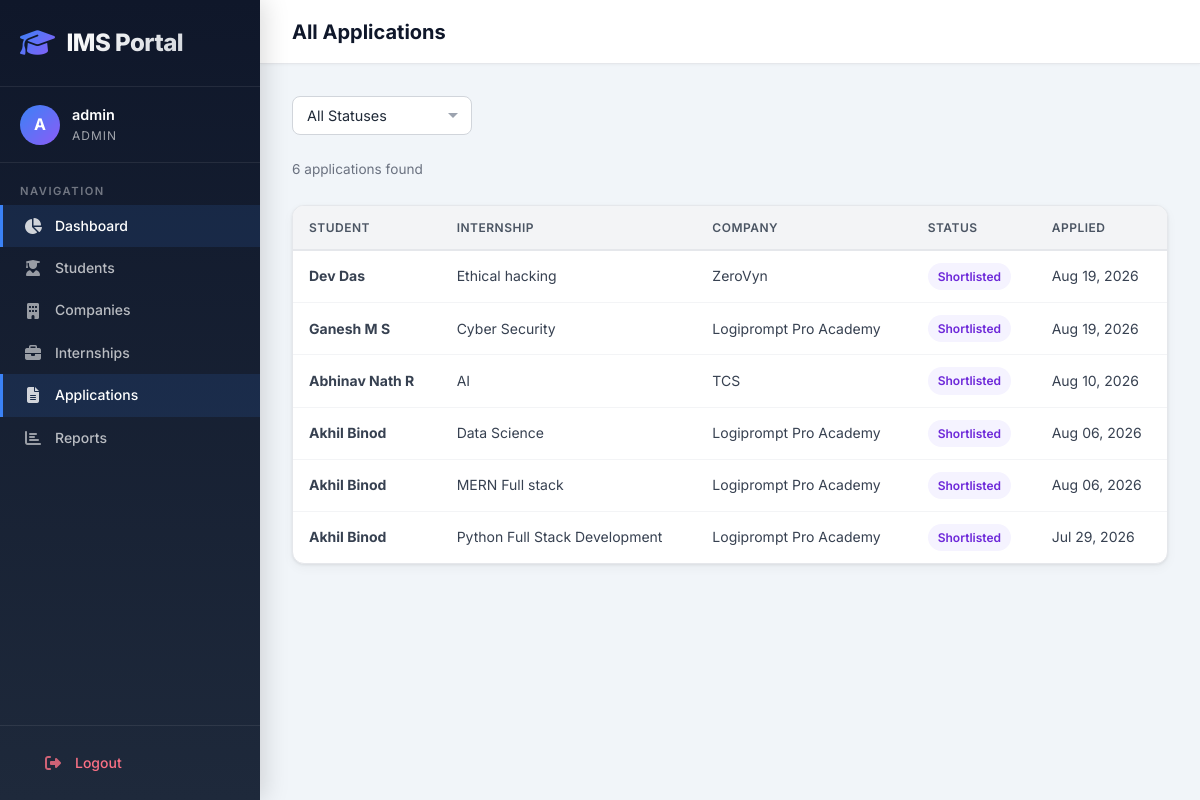
The page /admin-dashboard/applications/ (signed in) on the database its author committed.
### accounts/models.py (models this page shows, shortened)
class User(AbstractUser):
    ROLE_CHOICES = (
        ('admin', 'Admin'),
        ('student', 'Student'),
        ('company', 'Company'),
    )
    email = models.EmailField(unique=True)
    role = models.CharField(max_length=10, choices=ROLE_CHOICES)
    objects = CustomUserManager()
    REQUIRED_FIELDS = ['email']
    @property
    def is_admin(self):
        return self.role == 'admin'
    @property
    def is_student(self):
        return self.role == 'student'

### students/models.py (models this page shows, shortened)
class Application(models.Model):
    STATUS_CHOICES = (
        ('pending', 'Pending'),
        ('reviewed', 'Reviewed'),
        ('shortlisted', 'Shortlisted'),
        ('accepted', 'Accepted'),
        ('rejected', 'Rejected'),
    )
    student = models.ForeignKey(StudentProfile, on_delete=models.CASCADE, related_name='applications')
    internship = models.ForeignKey('companies.Internship', on_delete=models.CASCADE, related_name='applications')
    cover_letter = models.TextField(blank=True)
    status = models.CharField(max_length=20, choices=STATUS_CHOICES, default='pending')
    applied_at = models.DateTimeField(auto_now_add=True)
    updated_at = models.DateTimeField(auto_now=True)
    class Meta:
        unique_together = ('student', 'internship')
        ordering = ['-applied_at']

class StudentProfile(models.Model):
    user = models.OneToOneField(settings.AUTH_USER_MODEL, on_delete=models.CASCADE, related_name='student_profile')
    first_name = models.CharField(max_length=100, blank=True)
    last_name = models.CharField(max_length=100, blank=True)
    phone = models.CharField(max_length=20, blank=True)
    university = models.CharField(max_length=200, blank=True)
    degree = models.CharField(max_length=100, blank=True)
    major = models.CharField(max_length=100, blank=True)
    graduation_year = models.IntegerField(null=True, blank=True)
    gpa = models.DecimalField(max_digits=4, decimal_places=2, null=True, blank=True)
    skills = models.TextField(blank=True, help_text='Comma-separated skills')
    bio = models.TextField(blank=True)
    resume = models.FileField(
        upload_to=resume_upload_path,
        blank=True,
        null=True,
        validators=[FileExtensionValidator(allowed_extensions=['pdf', 'doc', 'docx'])]
    )
    profile_picture = models.ImageField(upload_to='profile_pics/students/', blank=True, null=True)
    linkedin_url = models.URLField(blank=True)
    github_url = models.URLField(blank=True)
    created_at = models.DateTimeField(auto_now_add=True)
    updated_at = models.DateTimeField(auto_now=True)
    class Meta:
        ordering = ['-created_at']
    @property
    def full_name(self):
        return f"{self.first_name} {self.last_name}".strip() or self.user.username

### companies/models.py (models this page shows, shortened)
class Internship(models.Model):
    TYPE_CHOICES = (
        ('remote', 'Remote'),
        ('onsite', 'On-site'),
        ('hybrid', 'Hybrid'),
    )
    company = models.ForeignKey(CompanyProfile, on_delete=models.CASCADE, related_name='internships')
    title = models.CharField(max_length=200)
    description = models.TextField()
    requirements = models.TextField()
    location = models.CharField(max_length=200)
    internship_type = models.CharField(max_length=10, choices=TYPE_CHOICES)
    duration = models.CharField(max_length=50)
    stipend = models.DecimalField(max_digits=10, decimal_places=2, null=True, blank=True)
    positions_available = models.IntegerField(default=1)
    application_deadline = models.DateField()
    is_approved = models.BooleanField(default=True, help_text='Internships go live immediately when posted')
    is_active = models.BooleanField(default=True)
    created_at = models.DateTimeField(auto_now_add=True)
    updated_at = models.DateTimeField(auto_now=True)
    class Meta:
        ordering = ['-created_at']

class CompanyProfile(models.Model):
    user = models.OneToOneField(settings.AUTH_USER_MODEL, on_delete=models.CASCADE, related_name='company_profile')
    company_name = models.CharField(max_length=200)
    industry = models.CharField(max_length=100, blank=True)
    website = models.URLField(blank=True)
    location = models.CharField(max_length=200, blank=True)
    description = models.TextField(blank=True)
    logo = models.ImageField(upload_to='company_logos/', blank=True, null=True)
    contact_email = models.EmailField(blank=True)
    contact_phone = models.CharField(max_length=20, blank=True)
    is_verified = models.BooleanField(default=False)
    created_at = models.DateTimeField(auto_now_add=True)
    updated_at = models.DateTimeField(auto_now=True)
    class Meta:
        ordering = ['-created_at']

### dashboard/views.py (the view)
# urls.py: path('applications/', views.manage_applications, name='manage_applications'),
@login_required
@admin_required
def manage_applications(request):
    filter_status = request.GET.get('status', '')
    applications = Application.objects.select_related('student__user', 'internship__company')
    if filter_status:
        applications = applications.filter(status=filter_status)
    return render(request, 'dashboard/manage_applications.html', {'applications': applications, 'filter_status': filter_status})

### students/context_processors.py (called while the page is built)
def unread_notifications_count(request):
    if request.user.is_authenticated and request.user.is_student:
        count = request.user.notifications.filter(is_read=False).count()
        return {'unread_notifications_count': count}
    return {'unread_notifications_count': 0}

### templates/dashboard/manage_applications.html (shortened to what this page needs)
{% extends 'base.html' %}
{% block page_title %}All Applications{% endblock %}
{% block content %}
<form method="GET" class="filter-bar">
    <select name="status" class="form-control" onchange="this.form.submit()">
        <option value="">All Statuses</option>
    </select>
</form>
<p class="text-muted text-sm mb-3">{{ applications|length }} application{{ applications|length|pluralize }} found</p>
{% if applications %}
<div class="table-container">
    <table class="table">
        <thead>
            <tr>
                <th>Student</th>
                <th>Internship</th>
                <th>Company</th>
                <th>Status</th>
                <th>Applied</th>
            </tr>
        </thead>
        <tbody>
            {% for app in applications %}
            <tr>
                <td><strong>{{ app.student.full_name }}</strong></td>
                <td>{{ app.internship.title }}</td>
                <td>{{ app.internship.company.company_name }}</td>
                <td><span class="badge badge-{{ app.status }}">{{ app.get_status_display }}</span></td>
                <td>{{ app.applied_at|date:"M d, Y" }}</td>
            </tr>
            {% endfor %}
        </tbody>
    </table>
</div>
{% else %}
<div class="empty-state">
    <i class="fas fa-file-alt"></i>
    <h3>No Applications Found</h3>
    <p>{% if filter_status %}No applications with status '{{ filter_status }}'.{% else %}No applications have been submitted yet.{% endif %}</p>
</div>
{% endif %}
{% endblock %}

### templates/base.html (shortened to what this page needs)
{% load static %}
<!DOCTYPE html>
<html lang="en">
<head>
    <link rel="stylesheet" href="https://cdnjs.cloudflare.com/ajax/libs/font-awesome/6.5.1/css/all.min.css">
    <link rel="stylesheet" href="{% static 'css/style.css' %}">
</head>
<body>
    {% if user.is_authenticated %}
    <div class="app-layout">
        <aside class="sidebar">
            <div class="sidebar-header">
                <div class="sidebar-logo">
                    <i class="fas fa-graduation-cap"></i>
                    <span>IMS Portal</span>
                </div>
            </div>
            <div class="sidebar-user">
                <div class="sidebar-user-info">
                    <div class="sidebar-user-avatar">{{ user.username|make_list|first|upper }}</div>
                    <div class="sidebar-user-details">
                        <div class="sidebar-username">{{ user.username }}</div>
                        <div class="sidebar-role">{{ user.get_role_display }}</div>
                    </div>
                </div>
            </div>
            <nav class="sidebar-nav">
                <div class="sidebar-nav-section">Navigation</div>
                {% if user.is_admin %}
                <a href="{% url 'dashboard:admin_dashboard' %}" class="sidebar-link"><i class="fas fa-chart-pie"></i> Dashboard</a>
                <a href="{% url 'dashboard:manage_students' %}" class="sidebar-link"><i class="fas fa-user-graduate"></i> Students</a>
                <a href="{% url 'dashboard:manage_companies' %}" class="sidebar-link"><i class="fas fa-building"></i> Companies</a>
                <a href="{% url 'dashboard:manage_internships' %}" class="sidebar-link"><i class="fas fa-briefcase"></i> Internships</a>
                <a href="{% url 'dashboard:manage_applications' %}" class="sidebar-link"><i class="fas fa-file-alt"></i> Applications</a>
                <a href="{% url 'dashboard:reports' %}" class="sidebar-link"><i class="fas fa-chart-bar"></i> Reports</a>
                {% endif %}
            </nav>
            <div class="sidebar-footer">
                <a href="{% url 'accounts:logout' %}" class="sidebar-link logout-link"><i class="fas fa-sign-out-alt"></i> Logout</a>
            </div>
        </aside>
        <div class="main-content">
            <header class="topbar">
                <h1 class="topbar-title">{% block page_title %}Dashboard{% endblock %}</h1>
            </header>
            <main class="content-area">
    {% endif %}
    {% block content %}{% endblock %}
    </main>
    {% if user.is_authenticated %}
        </div>
    </div>
    {% endif %}
</body>
</html>

### rows shown on the page
User: username|make_list "A", username "admin", role "ADMIN"
Application: student.full_name "Dev Das", internship "Ethical hacking", internship.company.company_name "ZeroVyn", status "Shortlisted", applied_at "Aug 19, 2026"
Application: student.full_name "Ganesh M S", internship "Cyber Security", internship.company.company_name "Logiprompt Pro Academy", status "Shortlisted", applied_at "Aug 19, 2026"
Application: student.full_name "Abhinav Nath R", internship "AI", internship.company.company_name "TCS", status "Shortlisted", applied_at "Aug 10, 2026"
Application: student.full_name "Akhil Binod", internship "Data Science", internship.company.company_name "Logiprompt Pro Academy", status "Shortlisted", applied_at "Aug 06, 2026"
Application: student.full_name "Akhil Binod", internship "MERN Full stack", internship.company.company_name "Logiprompt Pro Academy", status "Shortlisted", applied_at "Aug 06, 2026"
Application: student.full_name "Akhil Binod", internship "Python Full Stack Development", internship.company.company_name "Logiprompt Pro Academy", status "Shortlisted", applied_at "Jul 29, 2026"

### other values the page prints
{{ applications|length }} "6"
